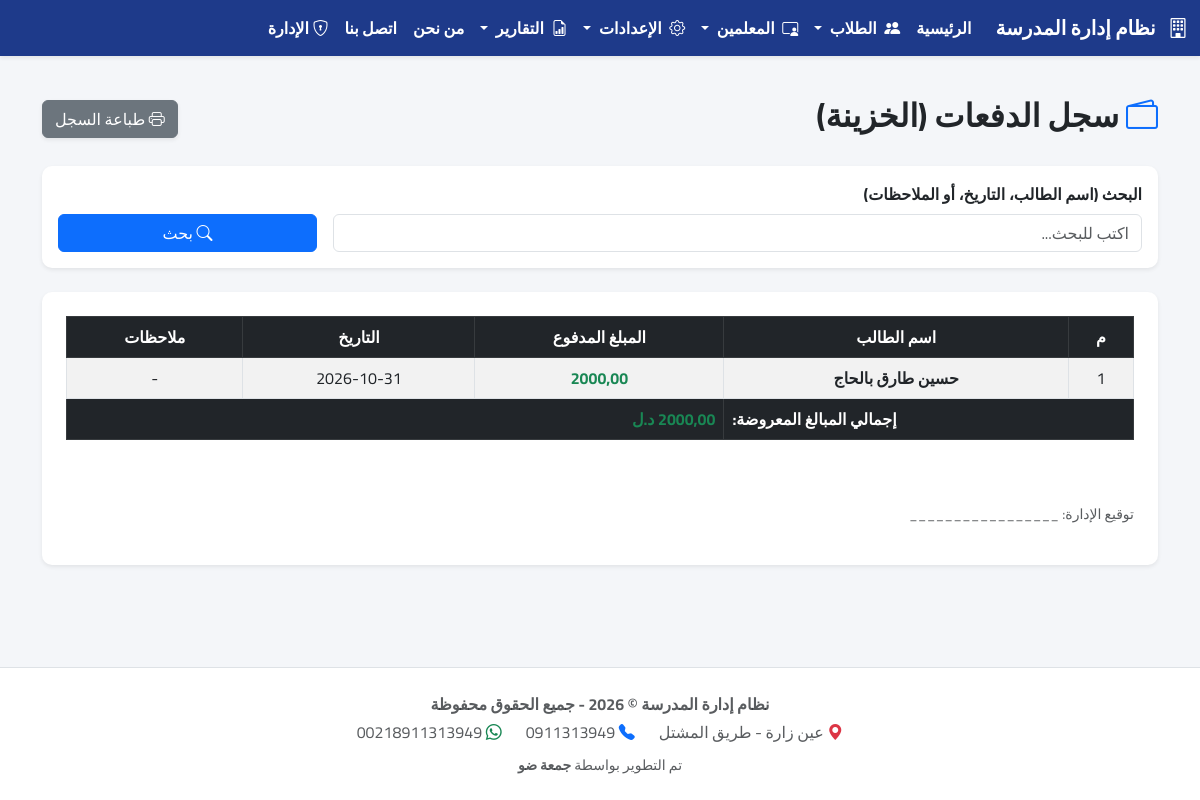
The app's page /payments/history/ with its own data.
### students/models.py (models this page shows, shortened)
class Payment(models.Model):
    student = models.ForeignKey(Student, on_delete=models.CASCADE, related_name='payments', verbose_name="الطالب")
    amount = models.DecimalField(max_digits=10, decimal_places=2, verbose_name="المبلغ المدفوع")
    date = models.DateField(auto_now_add=True, verbose_name="تاريخ الدفع")
    note = models.CharField(max_length=200, blank=True, null=True, verbose_name="ملاحظات")
    class Meta:
        verbose_name = "دفعة"
        verbose_name_plural = "الدفعات"

class Student(models.Model):
    name = models.CharField(max_length=150, verbose_name="اسم الطالب الرباعي")
    grade = models.ForeignKey(Grade, on_delete=models.SET_NULL, null=True, verbose_name="الصف الدراسي")
    parent_name = models.CharField(max_length=150, verbose_name="اسم ولي الأمر", blank=True, null=True)
    phone = models.CharField(max_length=20, verbose_name="رقم الواتساب", blank=True, null=True, help_text="مثال: 218910000000")
    bank_name = models.CharField(max_length=100, verbose_name="اسم المصرف", blank=True, null=True)
    bank_branch = models.CharField(max_length=100, verbose_name="الفرع", blank=True, null=True)
    bank_account = models.CharField(max_length=50, verbose_name="رقم الحساب (IBAN)", blank=True, null=True)
    account_number = models.CharField(max_length=50, verbose_name="رقم الحساب", blank=True, null=True)
    account_holder = models.CharField(max_length=150, verbose_name="اسم صاحب الحساب (الرباعي)", blank=True, null=True)
    total_fees = models.DecimalField(max_digits=10, decimal_places=2, default=0.00, verbose_name="إجمالي الرسوم")
    discount = models.DecimalField(max_digits=10, decimal_places=2, default=0.00, verbose_name="التخفيضات")
    is_active = models.BooleanField(default=True, verbose_name="نشط")
    created_at = models.DateTimeField(auto_now_add=True, verbose_name="تاريخ التسجيل")
    class Meta:
        verbose_name = "طالب"
        verbose_name_plural = "الطلاب"

### academics/views.py (the view)
# urls.py: path('payments/history/', PaymentHistoryView.as_view(), name='payment_history'), # <--- جديد
class PaymentHistoryView(TemplateView):
    template_name = 'academics/payment_history.html'
    def get_context_data(self, **kwargs):
        context = super().get_context_data(**kwargs)
        try:
            payments = Payment.objects.all().order_by('-date', '-id')
            search_query = self.request.GET.get('q', '').strip()
            if search_query:
                payments = payments.filter(
                    Q(student__name__icontains=search_query) |
                    Q(note__icontains=search_query) |
                    Q(date__icontains=search_query)
                )
            total_amount = sum((p.amount for p in payments), Decimal('0.00'))
            paginator = Paginator(payments, 20)
            page_number = self.request.GET.get('page')
            page_obj = paginator.get_page(page_number)
            context.update({
                'payments': page_obj,
                'page_obj': page_obj,
                'total_amount': total_amount,
                'search_query': search_query,
            })
        except Exception as e:
            messages.error(self.request, f"حدث خطأ: {str(e)}")
            context.update({'payments': [], 'total_amount': Decimal('0.00'), 'search_query': ''})
        return context

### templates/academics/payment_history.html (shortened to what this page needs)
{% extends 'base.html' %}
{% block content %}
<div class="d-flex flex-column flex-sm-row justify-content-between align-items-sm-center mb-4 mt-3 gap-3 no-print">
    <h2 class="fw-bold text-dark"><i class="bi bi-wallet2 text-primary"></i> سجل الدفعات (الخزينة)</h2>
    <button onclick="window.print()" class="btn btn-secondary shadow-sm"><i class="bi bi-printer"></i> طباعة السجل</button>
</div>
<div class="card shadow-sm border-0 mb-4 no-print">
    <div class="card-body">
        <form method="GET" class="row g-3 align-items-end">
            <div class="col-md-9">
                <label class="form-label fw-bold">البحث (اسم الطالب، التاريخ، أو الملاحظات)</label>
                <input type="text" name="q" class="form-control" value="{{ search_query }}" placeholder="اكتب للبحث...">
            </div>
            <div class="col-md-3">
                <button type="submit" class="btn btn-primary w-100"><i class="bi bi-search"></i> بحث</button>
            </div>
        </form>
    </div>
</div>
<div class="card shadow-sm border-0 p-4" id="report-content">
    <div class="table-responsive">
        <table class="table table-bordered table-striped text-center align-middle">
            <thead class="table-dark">
                <tr>
                    <th>م</th>
                    <th>اسم الطالب</th>
                    <th>المبلغ المدفوع</th>
                    <th>التاريخ</th>
                    <th>ملاحظات</th>
                </tr>
            </thead>
            <tbody>
                {% for payment in payments %}
                <tr>
                    <td>{{ forloop.counter }}</td>
                    <td class="fw-bold">{{ payment.student.name|default:"-" }}</td>
                    <td class="text-success fw-bold">{{ payment.amount|default:"0.00"|floatformat:2 }}</td>
                    <td>{{ payment.date|date:"Y-m-d" }}</td>
                    <td>{{ payment.note|default:"-" }}</td>
                </tr>
                {% empty %}
                <tr>
                    <td colspan="5" class="text-muted py-4">لا توجد دفعات مسجلة تطابق بحثك.</td>
                </tr>
                {% endfor %}
            </tbody>
            <tfoot class="table-dark">
                <tr>
                    <th colspan="2" class="text-end">إجمالي المبالغ المعروضة:</th>
                    <th colspan="3" class="text-start text-success">{{ total_amount|default:"0.00"|floatformat:2 }} د.ل</th>
                </tr>
            </tfoot>
        </table>
    </div>
    <div class="mt-5 text-start">
        <p class="small text-muted">توقيع الإدارة: _________________</p>
    </div>
</div>
{% endblock %}

### templates/base.html (style rules this page uses)
body { font-family: 'Cairo', sans-serif; background-color: #f4f6f9; min-height: 100vh; display: flex; flex-direction: column; }
.card { border-radius: 10px; }

### records on screen
Payment: student.name "حسين طارق بالحاج", amount "2000,00", date "2026-10-31", note "-"
